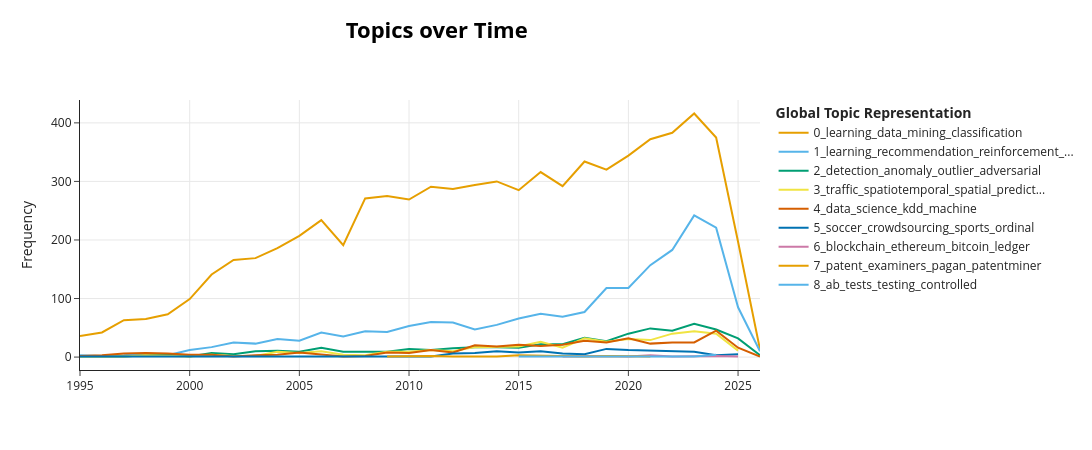

Notebook cell for this chart:
### Code cell
# EERSTE GRAFIEK BERTOPIC - de hele plot
# Bereken de topic evolutie over de jaren heen middels BERTopic
topics_over_time = topic_model.topics_over_time(df['title'], df['year'])

# Visualiseer de meest relevante top onderwerpen (zonder ruis/cluster -1)
fig = topic_model.visualize_topics_over_time(topics_over_time, top_n_topics=10)
fig.show()

### Figure 1 — Plotly figure (JSON) as saved in the notebook; plotly's stock layout.template omitted (floating-point values rounded to 4 significant figures)
{"data": [{"hoverinfo": "text", "hovertext": ["<b>Topic 0</b><br>Words: discovery, knowledge, databases, rough, data", "<b>Topic 0</b><br>Words: databases, knowledge, mining, data, discovery", "<b>Topic 0</b><br>Words: discovery, mining, rough, data, rules", "<b>Topic 0</b><br>Words: discovery, rules, mining, databases, association", "<b>Topic 0</b><br>Words: rules, mining, using, data, rule", "<b>Topic 0</b><br>Words: association, mining, rules, data, discovery", "<b>Topic 0</b><br>Words: mining, data, rules, association, using", "<b>Topic 0</b><br>Words: mining, data, frequent, clustering, using", "<b>Topic 0</b><br>Words: data, mining, frequent, efficient, clustering", "<b>Topic 0</b><br>Words: mining, data, clustering, frequent, classification", "<b>Topic 0</b><br>Words: data, mining, frequent, clustering, classification", "<b>Topic 0</b><br>Words: mining, data, clustering, frequent, learning", "<b>Topic 0</b><br>Words: data, clustering, learning, classification, mining", "<b>Topic 0</b><br>Words: data, mining, learning, classification, clustering", "<b>Topic 0</b><br>Words: learning, mining, data, clustering, classification", "<b>Topic 0</b><br>Words: learning, data, mining, classification, using", "<b>Topic 0</b><br>Words: learning, clustering, data, mining, classification", "<b>Topic 0</b><br>Words: learning, mining, data, classification, clustering", "<b>Topic 0</b><br>Words: learning, data, mining, classification, clustering", "<b>Topic 0</b><br>Words: learning, data, classification, mining, feature", "<b>Topic 0</b><br>Words: learning, data, classification, networks, mining", "<b>Topic 0</b><br>Words: learning, data, mining, networks, clustering", "<b>Topic 0</b><br>Words: learning, data, networks, clustering, classification", "<b>Topic 0</b><br>Words: learning, data, networks, network, deep", "<b>Topic 0</b><br>Words: learning, data, graph, classification, deep", "<b>Topic 0</b><br>Words: learning, graph, networks, deep, neural", "<b>Topic 0</b><br>Words: learning, graph, neural, networks, data", "<b>Topic 0</b><br>Words: graph, learning, networks, neural, data", "<b>Topic 0</b><br>Words: learning, graph, data, neural, networks", "<b>Topic 0</b><br>Words: learning, graph, neural, data, networks", "<b>Topic 0</b><br>Words: learning, data, graph, time, classification", "<b>Topic 0</b><br>Words: medical, causal, latent, meets, framework"], "marker": {"color": "#E69F00"}, "mode": "lines", "name": "0_learning_data_mining_classification", "type": "scatter", "x": [1995, 1996, 1997, 1998, 1999, 2000, 2001, 2002, 2003, 2004, 2005, 2006, 2007, 2008, 2009, 2010, 2011, 2012, 2013, 2014, 2015, 2016, 2017, 2018, 2019, 2020, 2021, 2022, 2023, 2024, 2025, 2026], "y": [36, 42, 63, 65, 73, 99, 141, 166, 169, 186, 207, 234, 191, 271, 275, 269, 291, 287, 294, 300, 285, 316, 292, 334, 320, 344, 372, 383, 416, 375, 197, 13]}, {"hoverinfo": "text", "hovertext": ["<b>Topic 1</b><br>Words: amro, borrowing, loan, abn, lending", "<b>Topic 1</b><br>Words: neuralexpert, breeding, questionnaire, simulated, base", "<b>Topic 1</b><br>Words: customer, customerdriven, centers, retention, rough", "<b>Topic 1</b><br>Words: direct, marketing, tbond, www, traders", "<b>Topic 1</b><br>Words: assortment, lift, campaign, benefits, decisions", "<b>Topic 1</b><br>Words: direct, marketing, mining, abstract, data", "<b>Topic 1</b><br>Words: web, mining, ecommerce, data, models", "<b>Topic 1</b><br>Words: web, page, mining, marketing, customer", "<b>Topic 1</b><br>Words: web, behavior, privacypreserving, customer, using", "<b>Topic 1</b><br>Words: privacy, data, preserving, distributed, filtering", "<b>Topic 1</b><br>Words: filtering, collaborative, data, privacypreserving, privacy", "<b>Topic 1</b><br>Words: customer, preserving, privacy, marketing, data", "<b>Topic 1</b><br>Words: data, web, search, privacypreserving, privacy", "<b>Topic 1</b><br>Words: filtering, collaborative, web, spam, privacypreserving", "<b>Topic 1</b><br>Words: search, web, online, privacy, ranking", "<b>Topic 1</b><br>Words: trust, learning, reinforcement, data, online", "<b>Topic 1</b><br>Words: ranking, learning, privacy, filtering, collaborative", "<b>Topic 1</b><br>Words: advertising, display, recommendation, learning, online", "<b>Topic 1</b><br>Words: learning, search, online, reinforcement, advertising", "<b>Topic 1</b><br>Words: policy, privacy, learning, online, advertising", "<b>Topic 1</b><br>Words: advertising, online, truth, learning, recommendation", "<b>Topic 1</b><br>Words: online, recommendation, advertising, learning, modeling", "<b>Topic 1</b><br>Words: sentiment, learning, recommendation, bandit, private", "<b>Topic 1</b><br>Words: learning, recommendation, deep, reinforcement, online", "<b>Topic 1</b><br>Words: learning, recommendation, reinforcement, advertising, search", "<b>Topic 1</b><br>Words: recommendation, fairness, learning, graph, neural", "<b>Topic 1</b><br>Words: learning, recommendation, reinforcement, online, federated", "<b>Topic 1</b><br>Words: learning, reinforcement, federated, recommendation, counterfactual", "<b>Topic 1</b><br>Words: learning, recommendation, federated, reinforcement, graph", "<b>Topic 1</b><br>Words: federated, learning, recommendation, reinforcement, distillation", "<b>Topic 1</b><br>Words: learning, federated, recommendation, reinforcement, fairness", "<b>Topic 1</b><br>Words: distillation, dataset, federated, ranking, tabpfn"], "marker": {"color": "#56B4E9"}, "mode": "lines", "name": "1_learning_recommendation_reinforcement_...", "type": "scatter", "x": [1995, 1996, 1997, 1998, 1999, 2000, 2001, 2002, 2003, 2004, 2005, 2006, 2007, 2008, 2009, 2010, 2011, 2012, 2013, 2014, 2015, 2016, 2017, 2018, 2019, 2020, 2021, 2022, 2023, 2024, 2025, 2026], "y": [3, 2, 3, 6, 3, 12, 17, 25, 23, 31, 28, 42, 35, 44, 43, 53, 60, 59, 47, 55, 66, 74, 69, 77, 118, 118, 157, 183, 242, 221, 85, 10]}, {"hoverinfo": "text", "hovertext": ["<b>Topic 2</b><br>Words: removing, outliers, trees, databases, decision", "<b>Topic 2</b><br>Words: deviation, databases, linear, method, detection", "<b>Topic 2</b><br>Words: notion, properties, outliers, computation, unified", "<b>Topic 2</b><br>Words: detection, intrusion, audit, command, nonuniform", "<b>Topic 2</b><br>Words: fraud, detection, identifying, superimposed, opticsof", "<b>Topic 2</b><br>Words: discounting, finite, mixtures, outlier, detection", "<b>Topic 2</b><br>Words: intrusions, detection, learner, outliers, outlier", "<b>Topic 2</b><br>Words: detection, intrusion, outlier, intrapattern, anomalybased", "<b>Topic 2</b><br>Words: detection, anomaly, intrusion, outliers, outlier", "<b>Topic 2</b><br>Words: detection, outlier, anomaly, fraud, screens", "<b>Topic 2</b><br>Words: detection, anomaly, outlier, examplebased, fraud", "<b>Topic 2</b><br>Words: detection, outlier, outliers, fraud, criminal", "<b>Topic 2</b><br>Words: detection, outlier, fraud, anomaly, detecting", "<b>Topic 2</b><br>Words: detection, outlier, inlierbased, lognormal, anglebased", "<b>Topic 2</b><br>Words: detection, outlier, anomaly, coco, priorfree", "<b>Topic 2</b><br>Words: outlier, detection, local, category, rare", "<b>Topic 2</b><br>Words: detection, anomaly, outlier, fraud, file", "<b>Topic 2</b><br>Words: outlier, detection, anomalies, adversarial, anomaly", "<b>Topic 2</b><br>Words: outlier, detection, fraud, cyber, malware", "<b>Topic 2</b><br>Words: detection, adversarial, anomaly, fraud, outlier", "<b>Topic 2</b><br>Words: detection, fraud, outlier, rare, anomaly", "<b>Topic 2</b><br>Words: detection, outlier, anomaly, fraud, adversarial", "<b>Topic 2</b><br>Words: detection, outlier, anomaly, fraud, malware", "<b>Topic 2</b><br>Words: detection, anomaly, outlier, adversarial, fraud", "<b>Topic 2</b><br>Words: detection, anomaly, adversarial, outlier, fraud", "<b>Topic 2</b><br>Words: detection, adversarial, anomaly, fraud, outlier", "<b>Topic 2</b><br>Words: detection, anomaly, adversarial, outlier, fraud", "<b>Topic 2</b><br>Words: detection, anomaly, adversarial, outlier, fraud", "<b>Topic 2</b><br>Words: detection, anomaly, adversarial, fraud, outlier", "<b>Topic 2</b><br>Words: detection, anomaly, outlier, adversarial, series", "<b>Topic 2</b><br>Words: detection, anomaly, adversarial, attacks, outlier", "<b>Topic 2</b><br>Words: detection, anomaly, synthesized, temporalfrequency, indistribution"], "marker": {"color": "#009E73"}, "mode": "lines", "name": "2_detection_anomaly_outlier_adversarial", "type": "scatter", "x": [1995, 1996, 1997, 1998, 1999, 2000, 2001, 2002, 2003, 2004, 2005, 2006, 2007, 2008, 2009, 2010, 2011, 2012, 2013, 2014, 2015, 2016, 2017, 2018, 2019, 2020, 2021, 2022, 2023, 2024, 2025, 2026], "y": [1, 1, 1, 3, 5, 1, 7, 5, 10, 11, 9, 16, 9, 9, 9, 14, 12, 15, 17, 17, 16, 22, 22, 33, 27, 40, 49, 45, 57, 47, 32, 3]}, {"hoverinfo": "text", "hovertext": ["<b>Topic 3</b><br>Words: geophysical, datasets, spatiotemporal, fast, large", "<b>Topic 3</b><br>Words: proximity, generalization, concept, spatial, extraction", "<b>Topic 3</b><br>Words: densityconnected, trend, spatial, sets, databases", "<b>Topic 3</b><br>Words: spatial, ilp, trip, automobile, duration", "<b>Topic 3</b><br>Words: augment, gps, road, mixtures, models", "<b>Topic 3</b><br>Words: geographic, association, application, rules, systems", "<b>Topic 3</b><br>Words: spatial, spatialtemporal, neighboring, residuals, geospatial", "<b>Topic 3</b><br>Words: spatial, geography, objectrelational, differences, subgroup", "<b>Topic 3</b><br>Words: spatial, locality, programs, relationships, complex", "<b>Topic 3</b><br>Words: spatial, traffic, spatiotemporal, probecar, collocations", "<b>Topic 3</b><br>Words: spatial, mining, spatiotemporal, joinless, data", "<b>Topic 3</b><br>Words: spatial, spatiotemporal, colocated, coevoluting, mixeddrove", "<b>Topic 3</b><br>Words: zonal, pattern, discovering, colocation, house", "<b>Topic 3</b><br>Words: traffic, coordination, timereferenced, moving, trajectories", "<b>Topic 3</b><br>Words: spatial, neighborhood, approach, spatiotemporal, mining", "<b>Topic 3</b><br>Words: spatiotemporal, trajectory, transport, traffic, matlas", "<b>Topic 3</b><br>Words: mobility, locationbased, social, human, taxi", "<b>Topic 3</b><br>Words: spatiotemporal, traffic, prediction, studentt, siren", "<b>Topic 3</b><br>Words: location, mobility, spatiotemporal, traffic, pointofinterest", "<b>Topic 3</b><br>Words: social, traffic, spatiotemporal, trajectory, mobility", "<b>Topic 3</b><br>Words: location, mobility, spatiotemporal, spatial, trajectory", "<b>Topic 3</b><br>Words: traffic, spatiotemporal, spatial, forecasting, urban", "<b>Topic 3</b><br>Words: traffic, urban, spatiotemporal, bike, taxi", "<b>Topic 3</b><br>Words: spatiotemporal, traffic, urban, prediction, travel", "<b>Topic 3</b><br>Words: spatiotemporal, traffic, deep, prediction, transportation", "<b>Topic 3</b><br>Words: spatiotemporal, traffic, prediction, travel, network", "<b>Topic 3</b><br>Words: traffic, spatiotemporal, forecasting, learning, prediction", "<b>Topic 3</b><br>Words: traffic, spatiotemporal, trajectory, prediction, urban", "<b>Topic 3</b><br>Words: traffic, spatiotemporal, urban, forecasting, prediction", "<b>Topic 3</b><br>Words: traffic, spatiotemporal, prediction, spatial, urban", "<b>Topic 3</b><br>Words: traffic, spatiotemporal, crosscity, trajectory, prediction"], "marker": {"color": "#F0E442"}, "mode": "lines", "name": "3_traffic_spatiotemporal_spatial_predict...", "type": "scatter", "x": [1995, 1996, 1997, 1998, 1999, 2000, 2001, 2002, 2003, 2004, 2005, 2006, 2007, 2008, 2009, 2010, 2011, 2012, 2013, 2014, 2015, 2016, 2017, 2018, 2019, 2020, 2021, 2022, 2023, 2024, 2025], "y": [1, 1, 1, 3, 2, 1, 4, 2, 2, 9, 7, 10, 4, 3, 9, 9, 12, 10, 17, 17, 18, 26, 16, 32, 26, 31, 29, 40, 44, 40, 11]}, {"hoverinfo": "text", "hovertext": ["<b>Topic 4</b><br>Words: enrollment, university, knowledge, water, database", "<b>Topic 4</b><br>Words: issues, cars, multistrategy, automotive, overview", "<b>Topic 4</b><br>Words: kdd, planning, techniques, costeffectiveness, pronciple", "<b>Topic 4</b><br>Words: kdd, data, application, construction, mining", "<b>Topic 4</b><br>Words: mining, data, techniques, tilde, mulriple", "<b>Topic 4</b><br>Words: isp, solves, defection, tough, semiconductor", "<b>Topic 4</b><br>Words: experience, fraunhofer, analyseorientierte, kddenvironment, iese", "<b>Topic 4</b><br>Words: usercentered, kdd, visualization, process, support", "<b>Topic 4</b><br>Words: sailing, cart, skillbased, production, knowledgebased", "<b>Topic 4</b><br>Words: quality, packaging, appliances, ann, usercentered", "<b>Topic 4</b><br>Words: backtrace, noncrashing, electricalwafersorting, sparking, nurturers", "<b>Topic 4</b><br>Words: automotive, manufacturing, data, hybrid, mining", "<b>Topic 4</b><br>Words: streambased, electricity, forecast, load, data", "<b>Topic 4</b><br>Words: localise, labeledbased, lbf, bugs, edgeweighted", "<b>Topic 4</b><br>Words: machine, data, theorypractice, german, releases", "<b>Topic 4</b><br>Words: data, widely, minefleet, malstone, dataflowenabled", "<b>Topic 4</b><br>Words: data, analysis, software, low, power", "<b>Topic 4</b><br>Words: electricity, big, data, machine, asv", "<b>Topic 4</b><br>Words: data, big, meter, load, risk", "<b>Topic 4</b><br>Words: data, science, big, professional, students", "<b>Topic 4</b><br>Words: data, science, big, machine, students", "<b>Topic 4</b><br>Words: data, job, science, big, spark", "<b>Topic 4</b><br>Words: science, data, machine, career, learning", "<b>Topic 4</b><br>Words: data, science, tracing, quality, knowledge", "<b>Topic 4</b><br>Words: data, science, machine, ai, interview", "<b>Topic 4</b><br>Words: science, data, machine, ai, learning", "<b>Topic 4</b><br>Words: kdd, science, workshop, data, international", "<b>Topic 4</b><br>Words: science, workshop, data, bug, machine", "<b>Topic 4</b><br>Words: ai, tracing, workshop, data, management", "<b>Topic 4</b><br>Words: ai, day, llms, science, workshop", "<b>Topic 4</b><br>Words: tracing, ai, knowledge, science, student", "<b>Topic 4</b><br>Words: led, multiscore, discontinuity, bringing, threshold"], "marker": {"color": "#D55E00"}, "mode": "lines", "name": "4_data_science_kdd_machine", "type": "scatter", "x": [1995, 1996, 1997, 1998, 1999, 2000, 2001, 2002, 2003, 2004, 2005, 2006, 2007, 2008, 2009, 2010, 2011, 2012, 2013, 2014, 2015, 2016, 2017, 2018, 2019, 2020, 2021, 2022, 2023, 2024, 2025, 2026], "y": [2, 3, 6, 7, 6, 4, 4, 1, 3, 4, 8, 5, 1, 2, 8, 7, 12, 8, 20, 18, 21, 19, 21, 28, 25, 32, 23, 25, 25, 45, 16, 1]}, {"hoverinfo": "text", "hovertext": ["<b>Topic 5</b><br>Words: pril, assessment, soccer, crowdsourcing, sports", "<b>Topic 5</b><br>Words: forecasts, games, extracting, collective, probabilistic", "<b>Topic 5</b><br>Words: pass, soccer, game, interesting, records", "<b>Topic 5</b><br>Words: notion, generalizing, confidence, soccer, crowdsourcing", "<b>Topic 5</b><br>Words: monotonicity, teams, ordinal, constraints, pattern", "<b>Topic 5</b><br>Words: outputs, players, competitions, sports, expectation", "<b>Topic 5</b><br>Words: ranks, aggregates, ordinal, predict, tasks", "<b>Topic 5</b><br>Words: country, evaluation, playing, ordinal, game", "<b>Topic 5</b><br>Words: relabeling, monotone, ordinal, classification, soccer", "<b>Topic 5</b><br>Words: aggregate, predictions, improving, information, using", "<b>Topic 5</b><br>Words: crowds, team, formation, crowdsourcing, capacitated", "<b>Topic 5</b><br>Words: crowdsourcing, mord, pull, pitcher, mlb", "<b>Topic 5</b><br>Words: ordinal, soccer, crowdsourcing, sports, point", "<b>Topic 5</b><br>Words: crowdsourced, soccer, crowdsourcing, sports, ordinal", "<b>Topic 5</b><br>Words: crowdsourced, soccer, crowdsourcing, ordinal, spatial", "<b>Topic 5</b><br>Words: soccer, passes, crowdsourcing, sports, crowdsourced", "<b>Topic 5</b><br>Words: soccer, crowdsourcing, deciding, baseball, som", "<b>Topic 5</b><br>Words: crowdsourcing, soccer, player, playing, games", "<b>Topic 5</b><br>Words: soccer, crowds, crowdsourcing, sports, teams", "<b>Topic 5</b><br>Words: crowdsourcing, soccer, crowds, evaluation, badminton", "<b>Topic 5</b><br>Words: soccer, crowdsourcing, style, sports, ordinal", "<b>Topic 5</b><br>Words: sports, ordinal, soccer, multiagent, team", "<b>Topic 5</b><br>Words: crowdsourcing, wisest, experiential, wiser, polarization", "<b>Topic 5</b><br>Words: sports, multiagent, trajectory, soccer, selfensemble"], "marker": {"color": "#0072B2"}, "mode": "lines", "name": "5_soccer_crowdsourcing_sports_ordinal", "type": "scatter", "x": [1995, 2001, 2004, 2005, 2006, 2007, 2008, 2009, 2010, 2011, 2012, 2013, 2014, 2015, 2016, 2017, 2018, 2019, 2020, 2021, 2022, 2023, 2024, 2025], "y": [1, 1, 1, 1, 2, 2, 2, 2, 1, 1, 6, 7, 10, 8, 10, 6, 5, 14, 12, 11, 11, 9, 3, 5]}, {"hoverinfo": "text", "hovertext": ["<b>Topic 6</b><br>Words: traffickers, backpage, bitcoin, uncovering, human", "<b>Topic 6</b><br>Words: blockchain, landscape, analytics, practical, applications", "<b>Topic 6</b><br>Words: blockchain, chainnet, antichains, topological, hierarchies", "<b>Topic 6</b><br>Words: ethereum, blockchain, dissecting, geometry, topology", "<b>Topic 6</b><br>Words: blockchain, workshop, sdbd, ledger, blockchains", "<b>Topic 6</b><br>Words: blockchain, edgewatch, investigation, integrity, edge", "<b>Topic 6</b><br>Words: bitcoin, blockchain, demystifying, cryptocurrency, tracer", "<b>Topic 6</b><br>Words: blockchain, bitcoin, sdbd, ledger, bitlink", "<b>Topic 6</b><br>Words: ethereum, simplicial, llm, transaction, prompt"], "marker": {"color": "#CC79A7"}, "mode": "lines", "name": "6_blockchain_ethereum_bitcoin_ledger", "type": "scatter", "x": [2017, 2018, 2019, 2020, 2021, 2022, 2023, 2024, 2025], "y": [1, 2, 2, 1, 3, 1, 2, 2, 1]}, {"hoverinfo": "text", "hovertext": ["<b>Topic 7</b><br>Words: patents, coa, patent, novel, finding", "<b>Topic 7</b><br>Words: patent, maintenance, quantifying, graphical, quality", "<b>Topic 7</b><br>Words: patent, patentminer, topicdriven, analysis, mining", "<b>Topic 7</b><br>Words: patent, tech, prospecting, companies, technology", "<b>Topic 7</b><br>Words: patent, patentcom, examiners, hightech, sector", "<b>Topic 7</b><br>Words: patent, fixed, vectors, lstm, hierarchy", "<b>Topic 7</b><br>Words: patent, platform, optimizing, analytics, predictive", "<b>Topic 7</b><br>Words: patent, technical, phrase, multilevel, extraction", "<b>Topic 7</b><br>Words: patent, pagan, understanding, generative, adversarial"], "marker": {"color": "#E69F00"}, "mode": "lines", "name": "7_patent_examiners_pagan_patentminer", "type": "scatter", "x": [2009, 2011, 2012, 2014, 2015, 2018, 2019, 2020, 2021], "y": [1, 2, 1, 1, 3, 1, 2, 1, 1]}, {"hoverinfo": "text", "hovertext": ["<b>Topic 8</b><br>Words: tests, ab, abn, running, years", "<b>Topic 8</b><br>Words: ab, tests, quasi, apps, evaluating", "<b>Topic 8</b><br>Words: ab, testing, tests, peeking, ways", "<b>Topic 8</b><br>Words: ab, postselection, testing, inference, tests", "<b>Topic 8</b><br>Words: ab, tests, testing, misunderstandings, busters", "<b>Topic 8</b><br>Words: ab, covariates, testing, bayesian, tests", "<b>Topic 8</b><br>Words: ab, tests, testing, maximise, abtests"], "marker": {"color": "#56B4E9"}, "mode": "lines", "name": "8_ab_tests_testing_controlled", "type": "scatter", "x": [2015, 2016, 2017, 2021, 2022, 2023, 2024], "y": [1, 1, 2, 1, 2, 1, 4]}], "layout": {"height": 450, "hoverlabel": {"bgcolor": "white", "font": {"family": "Rockwell", "size": 16}}, "legend": {"title": {"text": "<b>Global Topic Representation"}}, "title": {"font": {"color": "Black", "size": 22}, "text": "<b>Topics over Time</b>", "x": 0.4, "xanchor": "center", "y": 0.95, "yanchor": "top"}, "width": 1250, "xaxis": {"showgrid": true}, "yaxis": {"showgrid": true, "title": {"text": "Frequency"}}}}
